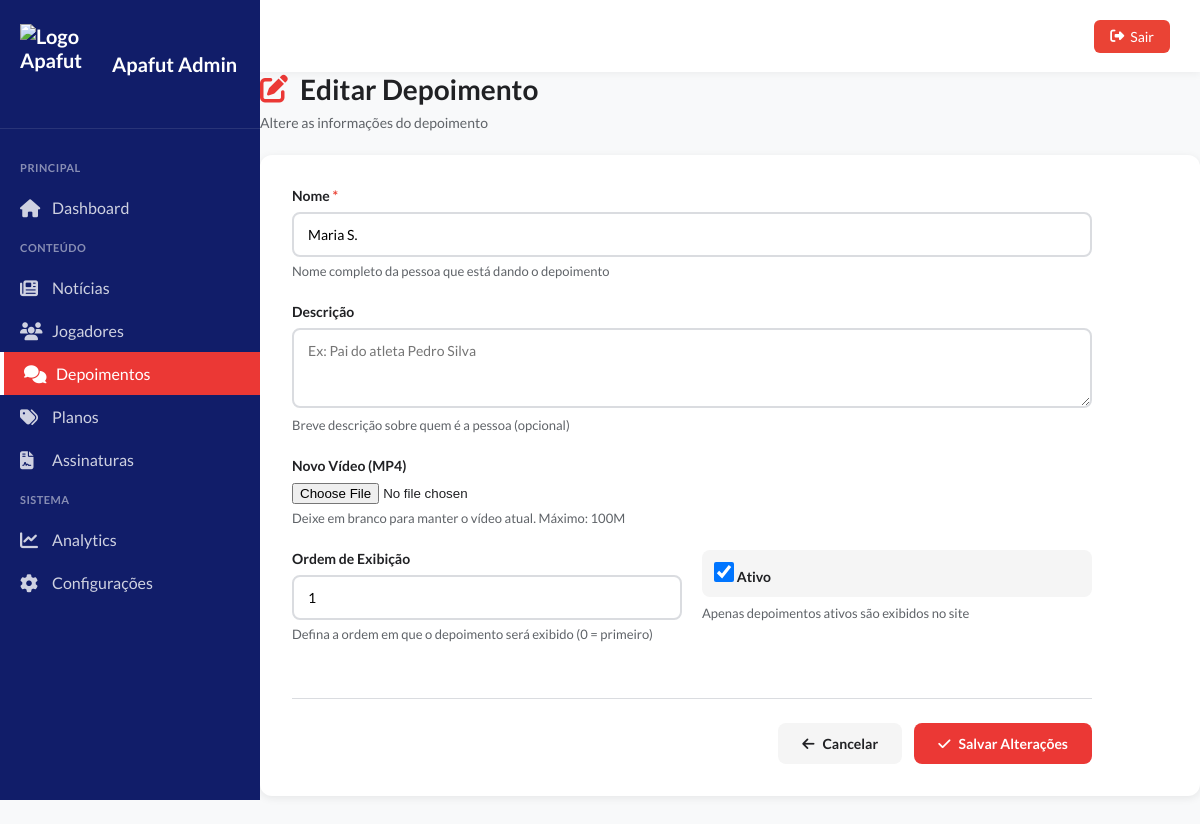
The app's page /admin/depoimento-editar.php?id=1 with its own data.
### tables this page shows
CREATE TABLE IF NOT EXISTS depoimentos (
    id INT AUTO_INCREMENT PRIMARY KEY,
    nome VARCHAR(100) NOT NULL,
    depoimento TEXT NOT NULL,
    video VARCHAR(255) NULL,
    ativo TINYINT(1) DEFAULT 1,
    ordem INT DEFAULT 0,
    created_at TIMESTAMP DEFAULT CURRENT_TIMESTAMP
);

### admin/depoimento-editar.php (the view, shortened to what this page needs)
<?php
$depoimento = null;
$id = (int)($_GET['id'] ?? 0);
if ($id > 0) {
    $pdo = getConnection();
    $stmt = $pdo->prepare("SELECT * FROM depoimentos WHERE id = :id");
    $stmt->bindParam(':id', $id, PDO::PARAM_INT);
    $stmt->execute();
    $depoimento = $stmt->fetch(PDO::FETCH_ASSOC);
} else {
    header('Location: depoimentos.php');
    exit;
}
?>
<!DOCTYPE html>
<html lang="pt-BR">
<head>
    <link rel="stylesheet" href="assets/css/dashboard.css">
    <link rel="stylesheet" href="assets/css/depoimentos.css">
    <link rel="stylesheet" href="https://cdnjs.cloudflare.com/ajax/libs/font-awesome/6.4.0/css/all.min.css">
</head>
<body>
    <?php include 'includes/sidebar.php'; ?>
    <?php include 'includes/topbar.php'; ?>
    <main class="main-content">
        <div class="container">
            <div class="page-header">
                <div>
                    <h1><i class="fas fa-edit"></i> Editar Depoimento</h1>
                    <p>Altere as informações do depoimento</p>
                </div>
            </div>
            <div class="card">
                <form method="POST" enctype="multipart/form-data" class="form">
                    <div class="form-group">
                        <label for="nome">Nome <span class="required">*</span></label>
                        <input
                            type="text"
                            id="nome"
                            name="nome"
                            required
                            maxlength="100"
                            placeholder="Ex: João Silva"
                            value="<?= htmlspecialchars($_POST['nome'] ?? $depoimento['nome'] ?? '') ?>"
                        >
                        <small>Nome completo da pessoa que está dando o depoimento</small>
                    </div>
                    <div class="form-group">
                        <label for="descricao">Descrição</label>
                        <textarea
                            id="descricao"
                            name="descricao"
                            rows="3"
                            placeholder="Ex: Pai do atleta Pedro Silva"
                        ><?= htmlspecialchars($_POST['descricao'] ?? $depoimento['descricao'] ?? '') ?></textarea>
                        <small>Breve descrição sobre quem é a pessoa (opcional)</small>
                    </div>
                    <div class="form-group">
                        <label for="video">Novo Vídeo (MP4)</label>
                        <input
                            type="file"
                            id="video"
                            name="video"
                            accept="video/mp4"
                        >
                        <small>Deixe em branco para manter o vídeo atual. Máximo: <?= ini_get('upload_max_filesize') ?></small>
                    </div>
                    <div class="form-row">
                        <div class="form-group">
                            <label for="ordem">Ordem de Exibição</label>
                            <input
                                type="number"
                                id="ordem"
                                name="ordem"
                                min="0"
                                value="<?= htmlspecialchars($_POST['ordem'] ?? $depoimento['ordem'] ?? '0') ?>"
                            >
                            <small>Defina a ordem em que o depoimento será exibido (0 = primeiro)</small>
                        </div>
                        <div class="form-group">
                            <label class="checkbox-label">
                                <input
                                    type="checkbox"
                                    name="ativo"
                                    <?= isset($_POST['ativo']) || (!$_POST && $depoimento['ativo']) ? 'checked' : '' ?>
                                >
                                <span>Ativo</span>
                            </label>
                            <small>Apenas depoimentos ativos são exibidos no site</small>
                        </div>
                    </div>
                    <div class="form-actions">
                        <a href="depoimentos.php" class="btn btn-light">
                            <i class="fas fa-arrow-left"></i>
                            Cancelar
                        </a>
                        <button type="submit" class="btn btn-primary">
                            <i class="fas fa-check"></i>
                            Salvar Alterações
                        </button>
                    </div>
                </form>
            </div>
        </div>
    </main>
</body>
</html>

### admin/assets/css/dashboard.css (style rules this page uses)
* { margin: 0; padding: 0; box-sizing: border-box; }
:root { --vermelho-primario: #eb3835; --azul-secundario: #111D69; --success-color: #34a853; --danger-color: #ea4335; --warning-color: #fbbc04; --dark-bg: #1f1f1f; --light-bg: #f8f9fa; --sidebar-bg: #111D69; --text-dark: #202124; --text-light: #5f6368; --border-color: #dadce0; }
body { font-family: 'Lato', -apple-system, BlinkMacSystemFont, 'Segoe UI', Roboto, sans-serif; background: var(--light-bg); color: var(--text-dark); }
.main-content { flex: 1; margin-left: 260px; min-height: 100vh; }

### admin/assets/css/depoimentos.css (style rules this page uses)
.page-header { display: flex; justify-content: space-between; align-items: flex-start; margin-bottom: 24px; gap: 20px; }
.page-header h1 { font-size: 28px; font-weight: 700; color: var(--text-dark); margin: 0 0 8px 0; display: flex; align-items: center; gap: 12px; }
.page-header h1 i { color: var(--vermelho-primario); }
.page-header p { color: var(--text-light); margin: 0; font-size: 14px; }
.btn { display: inline-flex; align-items: center; gap: 8px; padding: 12px 24px; border: none; border-radius: 8px; font-size: 14px; font-weight: 600; cursor: pointer; transition: all 0.3s; text-decoration: none; font-family: 'Lato', sans-serif; }
.btn-primary { background: var(--vermelho-primario); color: white; }
.btn-light { background: #f5f5f5; color: var(--text-dark); }

### admin/depoimento-editar.php (style rules this page uses)
.card { background: white; border-radius: 12px; box-shadow: 0 2px 8px rgba(0, 0, 0, 0.08); padding: 32px; }
.form { max-width: 800px; }
.form-group { margin-bottom: 24px; }
.form-group label { display: block; margin-bottom: 8px; font-weight: 600; color: var(--text-dark); font-size: 14px; }
.form-group .required { color: var(--danger-color); }
.form-group input[type="text"], .form-group input[type="number"], .form-group textarea { width: 100%; padding: 12px 14px; border: 2px solid var(--border-color); border-radius: 8px; font-size: 14px; transition: all 0.3s; font-family: 'Lato', sans-serif; }
.form-group textarea { resize: vertical; min-height: 80px; }
.form-group small { display: block; margin-top: 6px; color: var(--text-light); font-size: 13px; }
.form-row { display: grid; grid-template-columns: 1fr 1fr; gap: 20px; }
.checkbox-label { display: flex; align-items: center; gap: 8px; cursor: pointer; padding: 12px; background: #f5f5f5; border-radius: 8px; transition: all 0.3s; }
.checkbox-label input[type="checkbox"] { width: 20px; height: 20px; cursor: pointer; }
.checkbox-label span { font-weight: 600; color: var(--text-dark); }
.form-actions { display: flex; gap: 12px; justify-content: flex-end; margin-top: 32px; padding-top: 24px; border-top: 1px solid var(--border-color); }

### records on screen
depoimentos: nome "Maria S.", ordem "1", ativo "☑"

### other values on screen
ini_get('upload_max_filesize') "100M"
